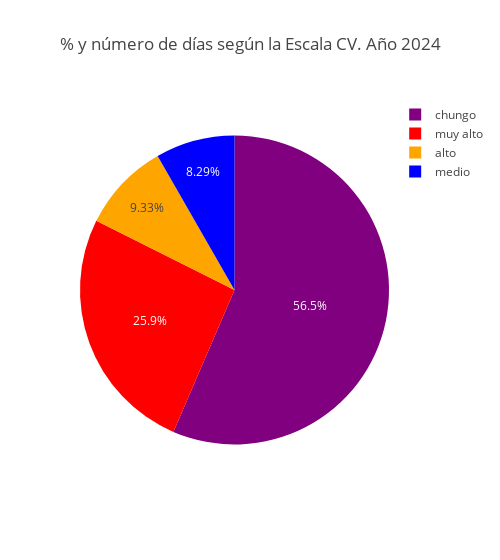

The cell this chart's notebook holds for it:
### Code cell
graf_ecv_anual_queso()

### Figure 1 — Plotly figure (JSON) as saved in the notebook; plotly's stock layout.template omitted (floating-point values rounded to 4 significant figures)
{"data": [{"customdata": [["chungo"], ["muy alto"], ["alto"], ["medio"]], "direction": "clockwise", "domain": {"x": [0, 1], "y": [0, 1]}, "hovertemplate": "escala_cv=%{customdata[0]}<br>num_dias=%{value}<extra></extra>", "labels": ["chungo", "muy alto", "alto", "medio"], "legendgroup": "", "marker": {"colors": ["purple", "red", "orange", "blue"]}, "name": "", "showlegend": true, "sort": false, "type": "pie", "values": [109, 50, 18, 16]}], "layout": {"legend": {"tracegroupgap": 0}, "title": {"text": "% y número de días según la Escala CV. Año 2024"}, "width": 500}}
